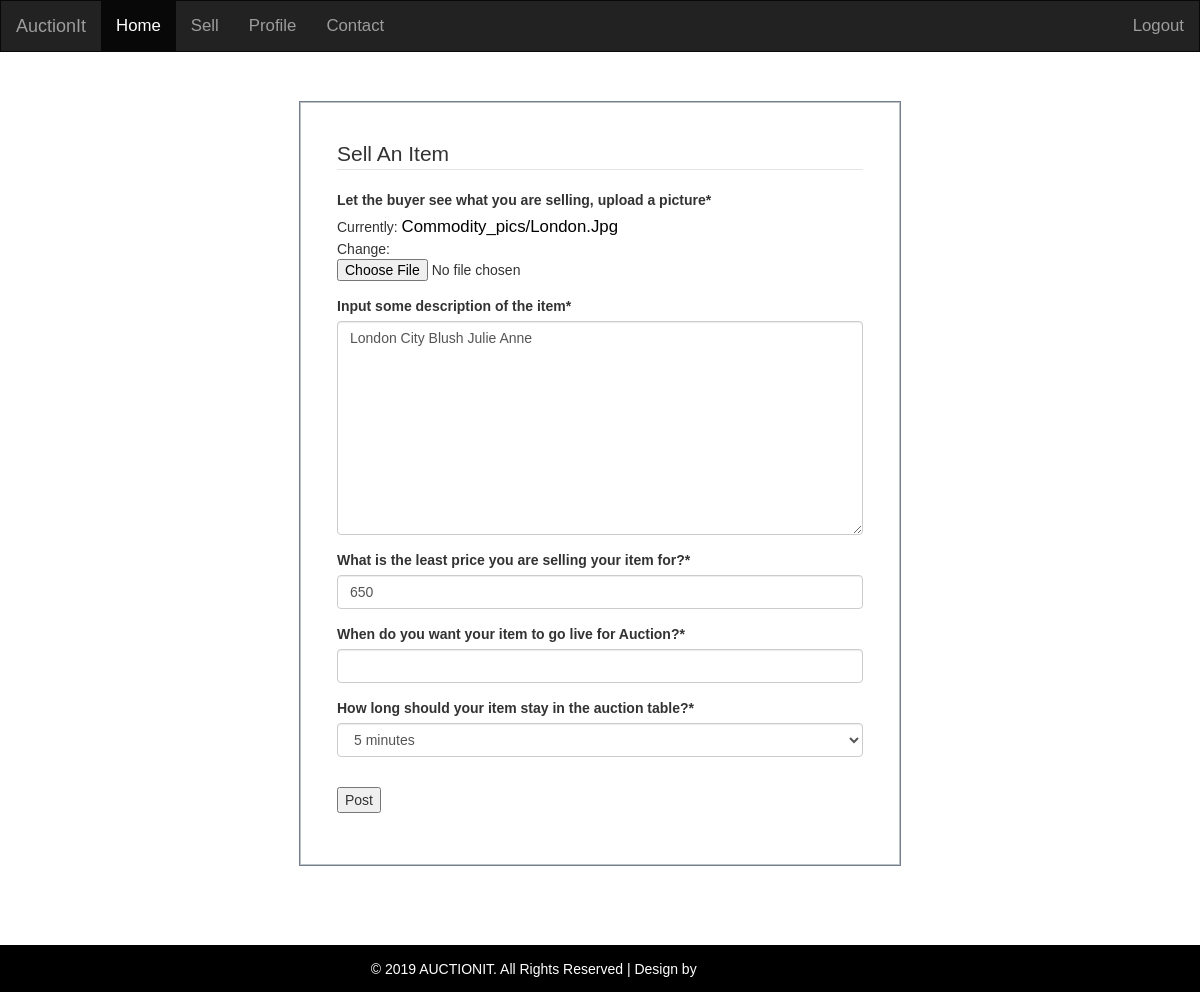
/post/22/update/ (signed in), run on the app's committed database.
### market/models.py (models this page shows, shortened)
class Product(models.Model):
	title = models.CharField("Input the title of the Item you are selling", max_length=30)
	description = models.TextField("Input some description of the item", null=False, default='')
	image = models.ImageField("Let the buyer see what you are selling, upload a picture",
	                          null=False, default='', upload_to='commodity_pics')
	date_posted = models.DateTimeField(default=timezone.now)
	CATEGORY = (
		('General', 'General'),
		('Painting', 'Painting'),
		('Sculpture', 'Sculpture'),
		('Book', 'Book'),
		('Instrument', 'Instrument'),
	)
	category = models.CharField("Choose product category", max_length=100, default='Gen', choices=CATEGORY)
	price = models.IntegerField("What is the least price you are selling your item for?")
	sell_on = models.DateTimeField("When do you want your item to go live for Auction?",
	                               default=timezone.now
	                               )
	BID_TIME = (
		('5', '5 minutes'),
		('10', '10 minutes'),
		('20', '20 minutes'),
		('30', '30 minutes'),
		('60', '1 Hour')
	)
	live_time = models.CharField("How long should your item stay in the auction table?", max_length=20, default='5',
	                             choices=BID_TIME
	                             )
	seller = models.ForeignKey(User, on_delete=models.CASCADE, default='2')

### market/classviews.py (the view, shortened to what this page needs)
# urls.py: path('post/<int:pk>/update/', classviews.ProductUpdateView.as_view(), name='product-update'),
class ProductUpdateView(LoginRequiredMixin, UserPassesTestMixin, UpdateView):
	model = Product
	fields = ['image', 'description', 'price', 'sell_on', 'live_time']
	def test_func(self):
		post = self.get_object()
		if self.request.user == post.seller:
			return True
		return False

### market/templates/market/product_form.html (shortened to what this page needs)
{% extends 'market/navigation_part.html' %}
{% load static %}
{% load crispy_forms_tags %}
{% block content %}
    <article>
	<div class="media container">
		<form method="POST"  enctype="multipart/form-data">
			<fieldset class="form-group">
				<legend class="border-bottom mb-4">Sell An Item</legend>
				{{ form|crispy}}
			</fieldset>
			<div class="form-group">
				<button class="btn-outline-info" type="submit">Post</button>
			</div>
		</form>
	</div>
    </article>
    <br><br> <br><br>
{% endblock content %}

### market/static/css/main.css (style rules this page uses)
a { color: black; font-size: larger; text-transform: capitalize; text-anchor: middle; }
.container { border: 1px solid silver; outline: 1px solid slategrey; padding: 3%; background: white; width: 50%; margin-inside: blue; }
* { box-sizing: border-box; }
body { font-family: Arial, Helvetica, sans-serif; }

### data on the page
Product: description "London City Blush Julie Anne", price "650", live_time "5 minutes"
